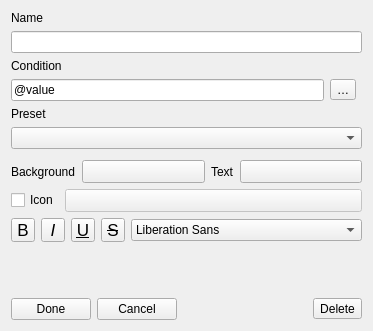
<?xml version="1.0" encoding="UTF-8"?>
<ui version="4.0">
 <class>QgsEditConditionalRuleWidget</class>
 <widget class="QWidget" name="QgsEditConditionalRuleWidget">
  <property name="geometry">
   <rect>
    <x>0</x>
    <y>0</y>
    <width>356</width>
    <height>331</height>
   </rect>
  </property>
  <property name="sizePolicy">
   <sizepolicy hsizetype="Fixed" vsizetype="Preferred">
    <horstretch>0</horstretch>
    <verstretch>0</verstretch>
   </sizepolicy>
  </property>
  <property name="windowTitle">
   <string>Form</string>
  </property>
  <layout class="QGridLayout" name="gridLayout">
   <item row="5" column="0" colspan="2">
    <widget class="QComboBox" name="mPresetsList"/>
   </item>
   <item row="4" column="0">
    <widget class="QLabel" name="label_3">
     <property name="text">
      <string>Preset</string>
     </property>
    </widget>
   </item>
   <item row="1" column="0" colspan="2">
    <widget class="QLineEdit" name="mNameEdit">
     <property name="text">
      <string/>
     </property>
    </widget>
   </item>
   <item row="6" column="0" colspan="2">
    <widget class="QFrame" name="horizontalFrame_2">
     <layout class="QVBoxLayout" name="verticalLayout_2">
      <property name="leftMargin">
       <number>0</number>
      </property>
      <property name="topMargin">
       <number>5</number>
      </property>
      <property name="rightMargin">
       <number>0</number>
      </property>
      <property name="bottomMargin">
       <number>0</number>
      </property>
      <item>
       <layout class="QHBoxLayout" name="horizontalLayout_4">
        <item>
         <widget class="QLabel" name="label_5">
          <property name="sizePolicy">
           <sizepolicy hsizetype="Maximum" vsizetype="Preferred">
            <horstretch>0</horstretch>
            <verstretch>0</verstretch>
           </sizepolicy>
          </property>
          <property name="text">
           <string>Background</string>
          </property>
         </widget>
        </item>
        <item>
         <widget class="QgsColorButton" name="btnBackgroundColor">
          <property name="sizePolicy">
           <sizepolicy hsizetype="Preferred" vsizetype="Preferred">
            <horstretch>0</horstretch>
            <verstretch>0</verstretch>
           </sizepolicy>
          </property>
          <property name="minimumSize">
           <size>
            <width>10</width>
            <height>0</height>
           </size>
          </property>
          <property name="maximumSize">
           <size>
            <width>16777215</width>
            <height>16777215</height>
           </size>
          </property>
          <property name="text">
           <string/>
          </property>
         </widget>
        </item>
        <item>
         <widget class="QLabel" name="label_6">
          <property name="sizePolicy">
           <sizepolicy hsizetype="Maximum" vsizetype="Preferred">
            <horstretch>0</horstretch>
            <verstretch>0</verstretch>
           </sizepolicy>
          </property>
          <property name="text">
           <string>Text</string>
          </property>
         </widget>
        </item>
        <item>
         <widget class="QgsColorButton" name="btnTextColor">
          <property name="sizePolicy">
           <sizepolicy hsizetype="Preferred" vsizetype="Preferred">
            <horstretch>0</horstretch>
            <verstretch>0</verstretch>
           </sizepolicy>
          </property>
          <property name="minimumSize">
           <size>
            <width>10</width>
            <height>0</height>
           </size>
          </property>
          <property name="maximumSize">
           <size>
            <width>16777215</width>
            <height>16777215</height>
           </size>
          </property>
          <property name="text">
           <string/>
          </property>
         </widget>
        </item>
       </layout>
      </item>
      <item>
       <layout class="QHBoxLayout" name="horizontalLayout_6">
        <item>
         <widget class="QCheckBox" name="checkIcon">
          <property name="sizePolicy">
           <sizepolicy hsizetype="Maximum" vsizetype="Fixed">
            <horstretch>0</horstretch>
            <verstretch>0</verstretch>
           </sizepolicy>
          </property>
          <property name="text">
           <string>Icon</string>
          </property>
         </widget>
        </item>
        <item>
         <widget class="QgsSymbolButton" name="btnChangeIcon">
          <property name="enabled">
           <bool>false</bool>
          </property>
          <property name="sizePolicy">
           <sizepolicy hsizetype="Preferred" vsizetype="Preferred">
            <horstretch>0</horstretch>
            <verstretch>0</verstretch>
           </sizepolicy>
          </property>
          <property name="minimumSize">
           <size>
            <width>10</width>
            <height>0</height>
           </size>
          </property>
          <property name="maximumSize">
           <size>
            <width>16777215</width>
            <height>16777215</height>
           </size>
          </property>
          <property name="text">
           <string/>
          </property>
         </widget>
        </item>
       </layout>
      </item>
      <item>
       <layout class="QHBoxLayout" name="horizontalLayout_13">
        <item>
         <widget class="QToolButton" name="mFontBoldBtn">
          <property name="enabled">
           <bool>true</bool>
          </property>
          <property name="minimumSize">
           <size>
            <width>24</width>
            <height>24</height>
           </size>
          </property>
          <property name="maximumSize">
           <size>
            <width>24</width>
            <height>24</height>
           </size>
          </property>
          <property name="font">
           <font>
            <pointsize>13</pointsize>
           </font>
          </property>
          <property name="toolTip">
           <string>Bold text
(data defined only, overrides Style)</string>
          </property>
          <property name="text">
           <string>B</string>
          </property>
          <property name="checkable">
           <bool>true</bool>
          </property>
         </widget>
        </item>
        <item>
         <widget class="QToolButton" name="mFontItalicBtn">
          <property name="enabled">
           <bool>true</bool>
          </property>
          <property name="minimumSize">
           <size>
            <width>24</width>
            <height>24</height>
           </size>
          </property>
          <property name="maximumSize">
           <size>
            <width>24</width>
            <height>24</height>
           </size>
          </property>
          <property name="font">
           <font>
            <pointsize>13</pointsize>
            <italic>true</italic>
           </font>
          </property>
          <property name="toolTip">
           <string>Italic text
(data defined only, overrides Style)</string>
          </property>
          <property name="text">
           <string>I</string>
          </property>
          <property name="checkable">
           <bool>true</bool>
          </property>
         </widget>
        </item>
        <item>
         <widget class="QToolButton" name="mFontUnderlineBtn">
          <property name="enabled">
           <bool>true</bool>
          </property>
          <property name="minimumSize">
           <size>
            <width>24</width>
            <height>24</height>
           </size>
          </property>
          <property name="maximumSize">
           <size>
            <width>24</width>
            <height>24</height>
           </size>
          </property>
          <property name="font">
           <font>
            <pointsize>13</pointsize>
            <underline>true</underline>
           </font>
          </property>
          <property name="toolTip">
           <string>Underlined text</string>
          </property>
          <property name="text">
           <string>U</string>
          </property>
          <property name="checkable">
           <bool>true</bool>
          </property>
         </widget>
        </item>
        <item>
         <widget class="QToolButton" name="mFontStrikethroughBtn">
          <property name="enabled">
           <bool>true</bool>
          </property>
          <property name="minimumSize">
           <size>
            <width>24</width>
            <height>24</height>
           </size>
          </property>
          <property name="maximumSize">
           <size>
            <width>24</width>
            <height>24</height>
           </size>
          </property>
          <property name="font">
           <font>
            <pointsize>13</pointsize>
            <strikeout>true</strikeout>
           </font>
          </property>
          <property name="toolTip">
           <string>Strikeout text</string>
          </property>
          <property name="text">
           <string>S</string>
          </property>
          <property name="checkable">
           <bool>true</bool>
          </property>
         </widget>
        </item>
        <item>
         <widget class="QFontComboBox" name="mFontFamilyCmbBx">
          <property name="editable">
           <bool>false</bool>
          </property>
         </widget>
        </item>
       </layout>
      </item>
     </layout>
    </widget>
   </item>
   <item row="8" column="0" colspan="2">
    <layout class="QHBoxLayout" name="horizontalLayout_2">
     <item>
      <widget class="QPushButton" name="mSaveRule">
       <property name="text">
        <string>Done</string>
       </property>
      </widget>
     </item>
     <item>
      <widget class="QPushButton" name="mCancelButton">
       <property name="text">
        <string>Cancel</string>
       </property>
      </widget>
     </item>
     <item>
      <spacer name="horizontalSpacer">
       <property name="orientation">
        <enum>Qt::Horizontal</enum>
       </property>
       <property name="sizeHint" stdset="0">
        <size>
         <width>40</width>
         <height>20</height>
        </size>
       </property>
      </spacer>
     </item>
     <item>
      <widget class="QToolButton" name="mDeleteButton">
       <property name="text">
        <string>Delete</string>
       </property>
       <property name="icon">
        <iconset resource="images/images.qrc">
         <normaloff>:/images/themes/default/mActionDeleteSelected.svg</normaloff>:/images/themes/default/mActionDeleteSelected.svg</iconset>
       </property>
       <property name="toolButtonStyle">
        <enum>Qt::ToolButtonTextBesideIcon</enum>
       </property>
      </widget>
     </item>
    </layout>
   </item>
   <item row="2" column="0">
    <widget class="QLabel" name="label">
     <property name="sizePolicy">
      <sizepolicy hsizetype="Minimum" vsizetype="Preferred">
       <horstretch>0</horstretch>
       <verstretch>0</verstretch>
      </sizepolicy>
     </property>
     <property name="text">
      <string>Condition</string>
     </property>
    </widget>
   </item>
   <item row="7" column="0">
    <spacer name="verticalSpacer">
     <property name="orientation">
      <enum>Qt::Vertical</enum>
     </property>
     <property name="sizeType">
      <enum>QSizePolicy::Expanding</enum>
     </property>
     <property name="sizeHint" stdset="0">
      <size>
       <width>20</width>
       <height>43</height>
      </size>
     </property>
    </spacer>
   </item>
   <item row="0" column="0">
    <widget class="QLabel" name="label_2">
     <property name="sizePolicy">
      <sizepolicy hsizetype="Minimum" vsizetype="Preferred">
       <horstretch>0</horstretch>
       <verstretch>0</verstretch>
      </sizepolicy>
     </property>
     <property name="text">
      <string>Name</string>
     </property>
    </widget>
   </item>
   <item row="3" column="0">
    <layout class="QHBoxLayout" name="horizontalLayout_5">
     <item>
      <widget class="QLineEdit" name="mRuleEdit">
       <property name="text">
        <string>@value</string>
       </property>
      </widget>
     </item>
     <item>
      <widget class="QToolButton" name="btnBuildExpression">
       <property name="text">
        <string>…</string>
       </property>
       <property name="icon">
        <iconset resource="images/images.qrc">
         <normaloff>:/images/themes/default/mIconExpression.svg</normaloff>:/images/themes/default/mIconExpression.svg</iconset>
       </property>
      </widget>
     </item>
    </layout>
   </item>
  </layout>
 </widget>
 <customwidgets>
  <customwidget>
   <class>QgsSymbolButton</class>
   <extends>QToolButton</extends>
   <header>qgssymbolbutton.h</header>
  </customwidget>
  <customwidget>
   <class>QgsColorButton</class>
   <extends>QToolButton</extends>
   <header>qgscolorbutton.h</header>
   <container>1</container>
  </customwidget>
 </customwidgets>
 <resources>
  <include location="images/images.qrc"/>
 </resources>
 <connections/>
</ui>
